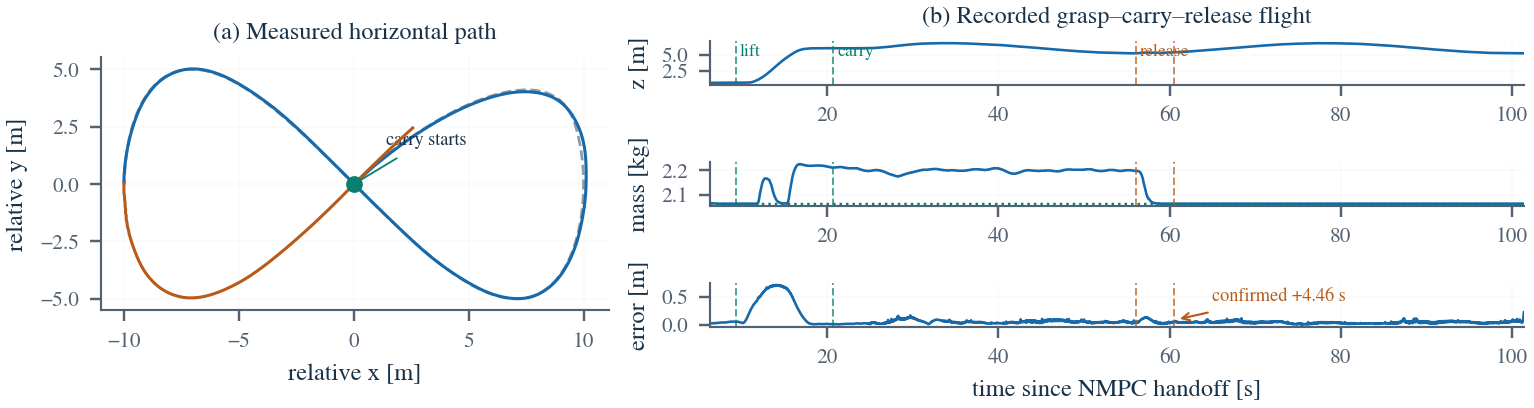

The script that saved this image:
#!/usr/bin/env python3
"""One frozen W5/B flight. Panel (a) is the measured XY path (PX4 ulog ground
truth, cached in ../data/track3d_20260911_033026.csv) against the nominal reference."""
from pathlib import Path
import re
import hashlib
import json
import numpy as np
import matplotlib
matplotlib.use('Agg')
import matplotlib.pyplot as plt
from paper_style import apply_style, BLUE, ORANGE, AQUA

HERE = Path(__file__).resolve().parent
DATA = HERE.parent / 'data/mission_20260911_033026'
STAMP = re.compile(r'\[(\d{10}\.\d+)\]')
nt = (DATA / 'grip_nmpc_20260911_033026.log').read_text()
mt = (DATA / 'grip_mhe_20260911_033026.log').read_text()
rows = []
events = {}
for line in nt.splitlines():
    wall = STAMP.search(line)
    if not wall:
        continue
    wall = float(wall[1])
    m = re.search(r'\[attach-window\] t=([\d.]+)s pos_err=([\d.]+)m T=([\d.]+)N z=([-\d.]+) m_est=([\d.]+)', line)
    if m:
        rows.append([wall] + list(map(float, m.groups())))
    for key, token in [('attach', 'ATTACH command issued'), ('lift', '| LIFT:'),
                       ('carry', 'DYNAMIC: switch'), ('drop', 'DROP command issued'),
                       ('confirm', 'DROP complete:')]:
        if token in line:
            events[key] = wall
arr = np.asarray(rows)
assert len(arr) > 1000 and len(events) == 5
origin = np.median(arr[:, 0] - arr[:, 1])
events = {k: v-origin for k,v in events.items()}
decay = []
for line in mt.splitlines():
    m = re.search(r'\[s-decay\].*?\|s_out\|=([\d.]+).*?conf=([\d.]+)', line)
    ts = STAMP.search(line)
    if m and ts:
        decay.append([float(ts[1])-origin, float(m[1]), float(m[2])])
decay = np.asarray(decay)
assert len(decay) >= 50
apply_style()
blue, orange, green = BLUE, ORANGE, AQUA
fig = plt.figure(figsize=(7, 1.88), layout='constrained')
gs = fig.add_gridspec(3, 3, width_ratios=[1.25,1,1])
xy = fig.add_subplot(gs[:,0])
trk = np.loadtxt(HERE.parent/'data/track3d_20260911_033026.csv',
                 delimiter=',', skiprows=1)
CX, CY = 0.99, 0.10                      # figure-eight centre, from the run log
tk, xk, yk = trk[:,0], trk[:,1]-CX, trk[:,2]-CY
# nominal reference incl. the 9.36 s amplitude ramp (run_mainline_ab.sh, W5)
R_, W_, RAMP_, HOV_ = 10.0, 0.1415, 9.36, 2.0
tc = np.clip(tk - events['carry'] - HOV_, 0, None)
sr = np.clip(tc/RAMP_, 0, 1)
al = 10*sr**3 - 15*sr**4 + 6*sr**5
ang = W_*tc
rx, ry = al*R_*np.sin(ang), al*.5*R_*np.sin(2*ang)
rm = (tk >= events['carry']) & (tk <= events['drop'])
xy.plot(rx[rm], ry[rm], '--', color='#8E9BA8', lw=.9, zorder=2, label='reference')
car = (tk >= events['carry']) & (tk <= events['drop'])
rel = (tk >= events['drop']) & (tk <= events['drop']+13)
xy.plot(xk[car], yk[car], color=blue, lw=1.0, zorder=3, label='carrying')
xy.plot(xk[rel], yk[rel], color=orange, lw=1.0, zorder=4, label='after release')
xy.scatter([0],[0],color=green,s=20,zorder=5)
xy.annotate('carry starts', (0,0), xytext=(1.4,1.7),fontsize=6,
            arrowprops={'arrowstyle':'-', 'lw':.6, 'color':green})
xy.set(xlabel='relative x [m]', ylabel='relative y [m]', aspect='equal',
       title='(a) Measured horizontal path')
axes = [fig.add_subplot(gs[i,1:]) for i in range(3)]
axes[0].plot(arr[:,1],arr[:,4],color=blue,lw=.85,label='height')
axes[0].set(ylabel='z [m]',title='(b) Recorded grasp–carry–release flight')
axes[1].plot(arr[:,1],arr[:,5],color=blue,lw=.85)
axes[1].axhline(2.0643,color=green,ls=':',lw=.8)
axes[1].set(ylabel='mass [kg]')
axes[2].plot(arr[:,1],arr[:,2],color=blue,lw=.85)
axes[2].set(ylabel='error [m]',xlabel='time since NMPC handoff [s]')
for ax in [xy]+axes:
    ax.spines[['top','right']].set_visible(False)
    ax.grid(alpha=.16,lw=.5)
for ax in axes:
    ax.set_xlim(arr[0,1],arr[-1,1])
    for key in ('lift','carry','drop','confirm'):
        ax.axvline(events[key],color=orange if key in ('drop','confirm') else green,
                   ls='--',lw=.65,alpha=.7)
for key,label in [('lift','lift'),('carry','carry'),('drop','release')]:
    axes[0].text(events[key]+.5,.94,label,transform=axes[0].get_xaxis_transform(),
                 fontsize=5.8,va='top',color=orange if key=='drop' else green)
axes[2].annotate(f'confirmed +{events["confirm"]-events["drop"]:.2f} s',
                 (events['confirm'],.08),xytext=(65,.42),fontsize=6,color=orange,
                 arrowprops={'arrowstyle':'->','lw':.7,'color':orange})
fig.savefig(HERE/'fig_mission.pdf',bbox_inches='tight',pad_inches=.03)
fig.savefig(HERE/'fig_mission.png',dpi=220,bbox_inches='tight',pad_inches=.03)
plt.close(fig)
# Separate detail artifact retains the first-moment / confidence release transient.
fig, axes = plt.subplots(2,1,figsize=(3.45,2.4),sharex=True,layout='constrained')
axes[0].plot(decay[:,0]-events['drop'],decay[:,1],color=blue)
axes[0].set(ylabel=r'$|s_{out}|$ [kg m]',title='Published release transient (same flight)')
axes[1].plot(decay[:,0]-events['drop'],decay[:,2],color=orange)
axes[1].axhline(.9,color=green,ls='--',lw=.8)
axes[1].set(ylabel='confidence',xlabel='time since release command [s]')
for ax in axes:
    ax.spines[['top','right']].set_visible(False)
    ax.grid(alpha=.15)
fig.savefig(HERE/'fig_mission_release_detail.pdf',bbox_inches='tight')
plt.close(fig)
report = {'run':'20260911_033026','selection':'W5 final complete pair, B arm; illustrative, not best-error selection',
          'events_s':events,'dense_samples':len(arr),'s_decay_samples':len(decay),
          'xy':'measured, from PX4 ulog vehicle_local_position_groundtruth (19_30_39.ulg)',
          'sha256':{p.name:hashlib.sha256(p.read_bytes()).hexdigest() for p in sorted(DATA.iterdir()) if p.is_file()}}
(HERE/'fig_mission_provenance.json').write_text(json.dumps(report,indent=2)+'\n')
print(json.dumps(report,indent=2))
